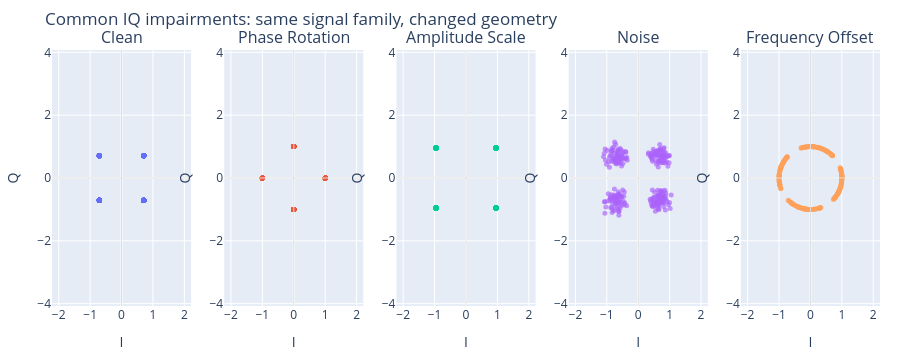

The cell this chart's notebook holds for it:
### Markdown cell above
## 4.5) IQ impairments that models need to handle

Real receivers see more than clean constellations. Phase rotation, amplitude scaling, noise, and frequency offset all change the IQ picture without necessarily changing the underlying signal family.

This is the bridge to Part 2: models need either enough data augmentation or enough built-in structure to handle these variations.

### Code cell
fig = plot_iq_impairments(modulation='qpsk', n_symbols=256, seed=3)
fig.show()

### Figure 1 — Plotly figure (JSON) as saved in the notebook; plotly's stock layout.template omitted (floating-point values rounded to 4 significant figures; data arrays with more than 128 entries replaced by an {"elided": "..."} marker saying what was removed)
{"data": [{"marker": {"opacity": 0.65, "size": 5}, "mode": "markers", "name": "clean", "showlegend": false, "type": "scatter", "x": {"elided": "256 float values"}, "xaxis": "x", "y": {"elided": "256 float values"}, "yaxis": "y"}, {"marker": {"opacity": 0.65, "size": 5}, "mode": "markers", "name": "phase rotation", "showlegend": false, "type": "scatter", "x": {"elided": "256 float values"}, "xaxis": "x2", "y": {"elided": "256 float values"}, "yaxis": "y2"}, {"marker": {"opacity": 0.65, "size": 5}, "mode": "markers", "name": "amplitude scale", "showlegend": false, "type": "scatter", "x": {"elided": "256 float values"}, "xaxis": "x3", "y": {"elided": "256 float values"}, "yaxis": "y3"}, {"marker": {"opacity": 0.65, "size": 5}, "mode": "markers", "name": "noise", "showlegend": false, "type": "scatter", "x": {"elided": "256 float values"}, "xaxis": "x4", "y": {"elided": "256 float values"}, "yaxis": "y4"}, {"marker": {"opacity": 0.65, "size": 5}, "mode": "markers", "name": "frequency offset", "showlegend": false, "type": "scatter", "x": {"elided": "256 float values"}, "xaxis": "x5", "y": {"elided": "256 float values"}, "yaxis": "y5"}], "layout": {"annotations": [{"font": {"size": 16}, "showarrow": false, "text": "Clean", "x": 0.084, "xanchor": "center", "xref": "paper", "y": 1, "yanchor": "bottom", "yref": "paper"}, {"font": {"size": 16}, "showarrow": false, "text": "Phase Rotation", "x": 0.292, "xanchor": "center", "xref": "paper", "y": 1, "yanchor": "bottom", "yref": "paper"}, {"font": {"size": 16}, "showarrow": false, "text": "Amplitude Scale", "x": 0.5, "xanchor": "center", "xref": "paper", "y": 1, "yanchor": "bottom", "yref": "paper"}, {"font": {"size": 16}, "showarrow": false, "text": "Noise", "x": 0.708, "xanchor": "center", "xref": "paper", "y": 1, "yanchor": "bottom", "yref": "paper"}, {"font": {"size": 16}, "showarrow": false, "text": "Frequency Offset", "x": 0.916, "xanchor": "center", "xref": "paper", "y": 1, "yanchor": "bottom", "yref": "paper"}], "autosize": true, "height": 360, "margin": {"b": 40, "l": 50, "r": 20, "t": 50}, "shapes": [{"line": {"color": "#dddddd", "width": 1}, "type": "line", "x0": 0, "x1": 1, "xref": "x domain", "y0": 0, "y1": 0, "yref": "y"}, {"line": {"color": "#dddddd", "width": 1}, "type": "line", "x0": 0, "x1": 0, "xref": "x", "y0": 0, "y1": 1, "yref": "y domain"}, {"line": {"color": "#dddddd", "width": 1}, "type": "line", "x0": 0, "x1": 1, "xref": "x2 domain", "y0": 0, "y1": 0, "yref": "y2"}, {"line": {"color": "#dddddd", "width": 1}, "type": "line", "x0": 0, "x1": 0, "xref": "x2", "y0": 0, "y1": 1, "yref": "y2 domain"}, {"line": {"color": "#dddddd", "width": 1}, "type": "line", "x0": 0, "x1": 1, "xref": "x3 domain", "y0": 0, "y1": 0, "yref": "y3"}, {"line": {"color": "#dddddd", "width": 1}, "type": "line", "x0": 0, "x1": 0, "xref": "x3", "y0": 0, "y1": 1, "yref": "y3 domain"}, {"line": {"color": "#dddddd", "width": 1}, "type": "line", "x0": 0, "x1": 1, "xref": "x4 domain", "y0": 0, "y1": 0, "yref": "y4"}, {"line": {"color": "#dddddd", "width": 1}, "type": "line", "x0": 0, "x1": 0, "xref": "x4", "y0": 0, "y1": 1, "yref": "y4 domain"}, {"line": {"color": "#dddddd", "width": 1}, "type": "line", "x0": 0, "x1": 1, "xref": "x5 domain", "y0": 0, "y1": 0, "yref": "y5"}, {"line": {"color": "#dddddd", "width": 1}, "type": "line", "x0": 0, "x1": 0, "xref": "x5", "y0": 0, "y1": 1, "yref": "y5 domain"}], "title": {"text": "Common IQ impairments: same signal family, changed geometry"}, "xaxis": {"anchor": "y", "domain": [0, 0.168], "range": [-2, 2], "title": {"text": "I"}}, "xaxis2": {"anchor": "y2", "domain": [0.208, 0.376], "range": [-2, 2], "title": {"text": "I"}}, "xaxis3": {"anchor": "y3", "domain": [0.416, 0.584], "range": [-2, 2], "title": {"text": "I"}}, "xaxis4": {"anchor": "y4", "domain": [0.624, 0.792], "range": [-2, 2], "title": {"text": "I"}}, "xaxis5": {"anchor": "y5", "domain": [0.832, 1], "range": [-2, 2], "title": {"text": "I"}}, "yaxis": {"anchor": "x", "domain": [0, 1], "range": [-2, 2], "scaleanchor": "x", "scaleratio": 1, "title": {"text": "Q"}}, "yaxis2": {"anchor": "x2", "domain": [0, 1], "range": [-2, 2], "scaleanchor": "x2", "scaleratio": 1, "title": {"text": "Q"}}, "yaxis3": {"anchor": "x3", "domain": [0, 1], "range": [-2, 2], "scaleanchor": "x3", "scaleratio": 1, "title": {"text": "Q"}}, "yaxis4": {"anchor": "x4", "domain": [0, 1], "range": [-2, 2], "scaleanchor": "x4", "scaleratio": 1, "title": {"text": "Q"}}, "yaxis5": {"anchor": "x5", "domain": [0, 1], "range": [-2, 2], "scaleanchor": "x5", "scaleratio": 1, "title": {"text": "Q"}}}}
